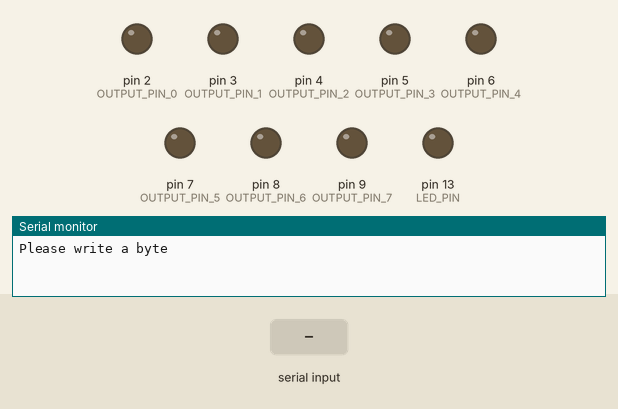
Simulated run of this sketch. Board: Arduino Uno, built with avr-gcc and run on an emulated ATmega328P. Shown: output pins drawn as LEDs (lit = HIGH), the last lines printed to the serial monitor. The inputs (shaded band) are chosen by the test bench.

Above: at 1.2 s.
1.3 s: "90,45\n" received over Serial
2.8 s: "30,150\n" received over Serial
At 3.7 s:
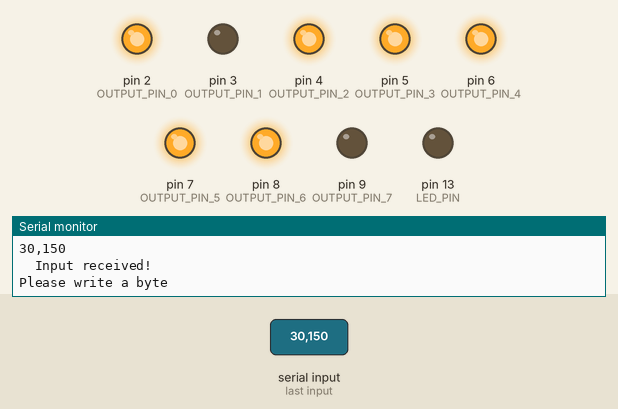
4.3 s: "5\n" received over Serial
5.8 s: "90,45\n" received over Serial
At 7.0 s:
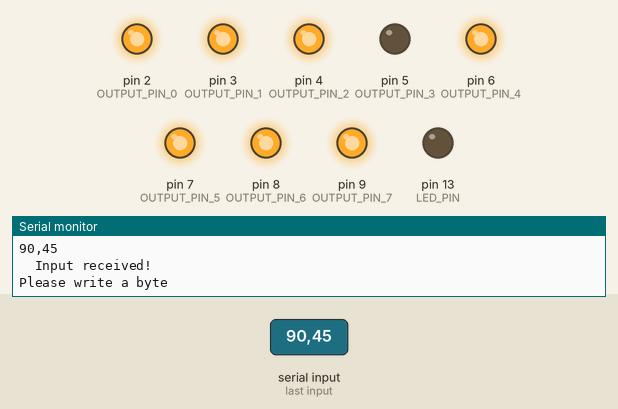
Timing chart, 0 to 8.3 s (numbered marks = the images above; inputs shaded):
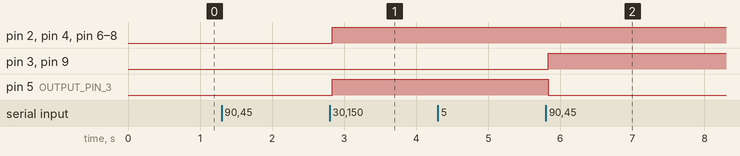

The sketch:

sketch.ino
```cpp
#define LED_PIN 13
#define OUTPUT_PIN_0 2
#define OUTPUT_PIN_1 3
#define OUTPUT_PIN_2 4
#define OUTPUT_PIN_3 5
#define OUTPUT_PIN_4 6
#define OUTPUT_PIN_5 7
#define OUTPUT_PIN_6 8
#define OUTPUT_PIN_7 9

String readString = "";
char character;

void setup()
{
    //I just made a change
    pinMode(LED_PIN, OUTPUT);
    Serial.begin(9600);
    pinMode(OUTPUT_PIN_0,OUTPUT);
    pinMode(OUTPUT_PIN_1,OUTPUT);
    pinMode(OUTPUT_PIN_2,OUTPUT);
    pinMode(OUTPUT_PIN_3,OUTPUT);
    pinMode(OUTPUT_PIN_4,OUTPUT);
    pinMode(OUTPUT_PIN_5,OUTPUT);
    pinMode(OUTPUT_PIN_6,OUTPUT);
    pinMode(OUTPUT_PIN_7,OUTPUT);
    Serial.println("Please write a byte");
}

void loop()
{
    while (Serial.available() > 0) {
        delay(5);
        character = Serial.read();
        readString += character;
        Serial.print(character);
    }
    //wait for the buffer to grow
    if (readString.length() >= 8) {
        //read all the pins, in order
        digitalWrite(OUTPUT_PIN_0,int(readString[0] - 48));
        digitalWrite(OUTPUT_PIN_1,int(readString[1] - 48));
        digitalWrite(OUTPUT_PIN_2,int(readString[2] - 48));
        digitalWrite(OUTPUT_PIN_3,int(readString[3] - 48));
        digitalWrite(OUTPUT_PIN_4,int(readString[4] - 48));
        digitalWrite(OUTPUT_PIN_5,int(readString[5] - 48));
        digitalWrite(OUTPUT_PIN_6,int(readString[6] - 48));
        digitalWrite(OUTPUT_PIN_7,int(readString[7] - 48));
        Serial.println("  Input received!");
        Serial.println("Please write a byte");
        readString = "";
    }
    //print line to serial port
}
```

Measured:
- after the input at 2.8 s, pin 2 (OUTPUT_PIN_0), pin 4 (OUTPUT_PIN_2), pin 5 (OUTPUT_PIN_3), pin 6 (OUTPUT_PIN_4), pin 7 (OUTPUT_PIN_5), pin 8 (OUTPUT_PIN_6): LOW → HIGH at once
- after the input at 5.8 s, pin 3 (OUTPUT_PIN_1), pin 9 (OUTPUT_PIN_7): LOW → HIGH at once; pin 5 (OUTPUT_PIN_3): HIGH → LOW at once
